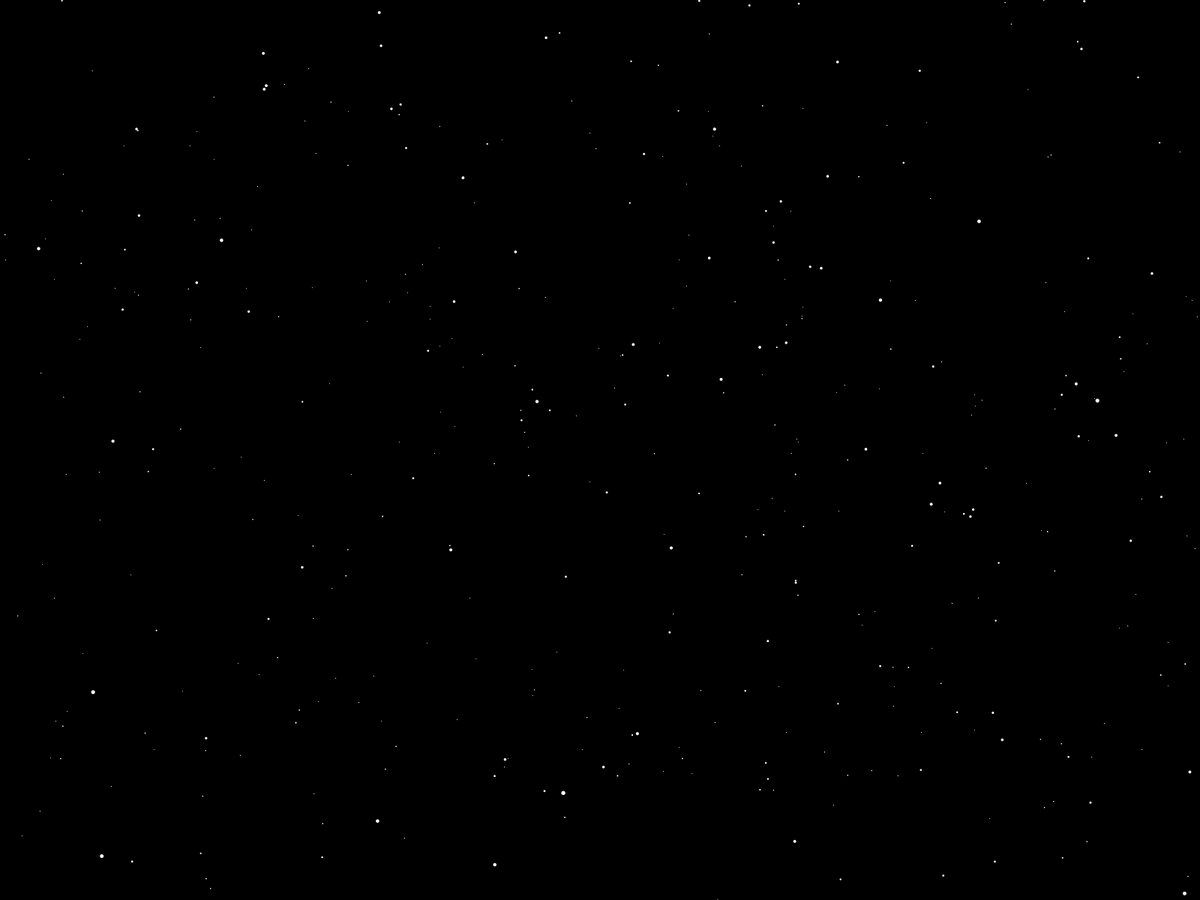
Frame 1 (no input)
Frame 60 (the mouse pressed at the canvas centre just before this capture): identical to frame 1, image omitted
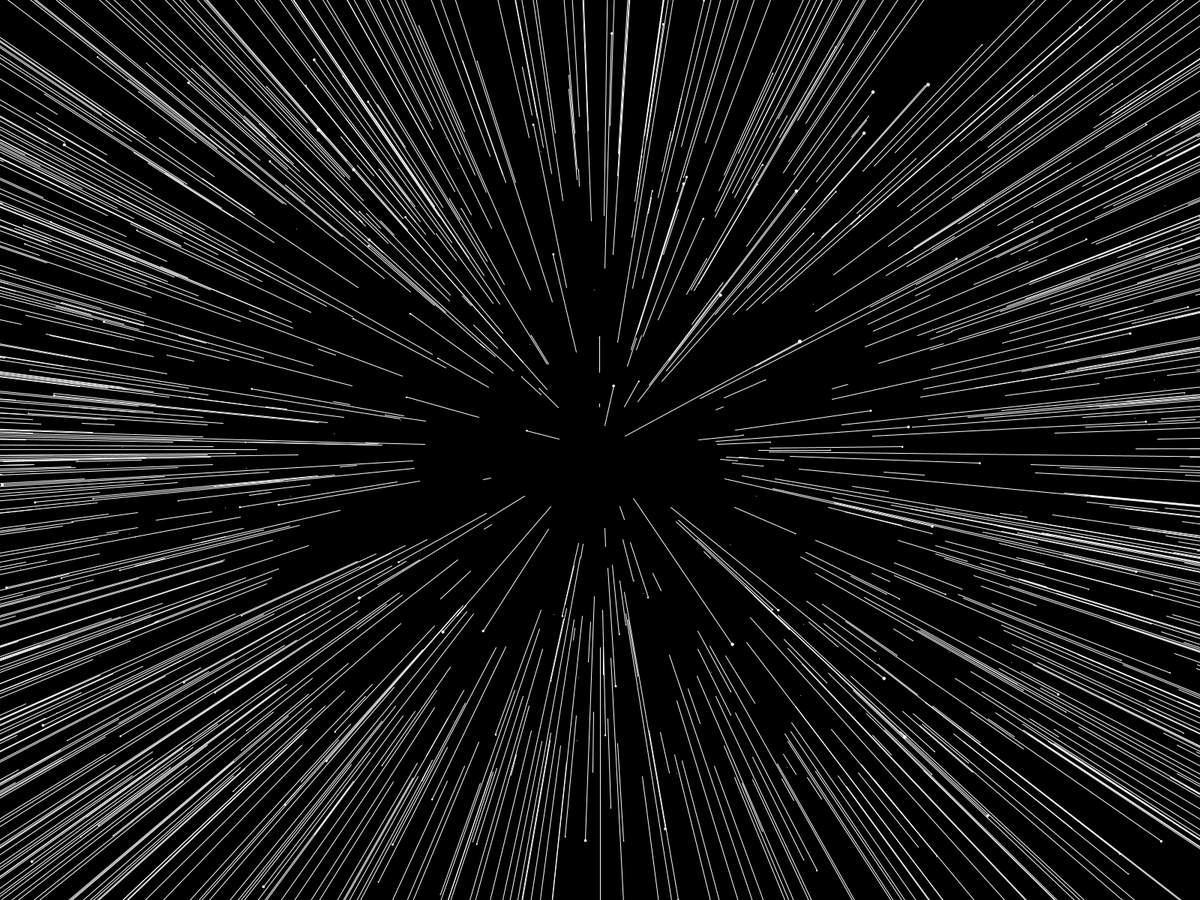
Frame 120 (the mouse held since frame 60 and released just before this capture)

The Processing sketch that drew these frames (run headless with seeded random() and noise(); from frame 60 on, the mouse is pressed at the canvas centre):

// Processing sketch: starfield
// ── starfield.pde
Star[] stars = new Star[1000];
float speed;

void setup() {
  //size(800, 800);
  fullScreen();
  for (int i = 0; i < stars.length; i++) {
    stars[i] = new Star();
  }
}

void draw() {
  speed = map(mouseX, 0, width, 0, 100);
  background(0);
  
  translate(width/2, height/2);
  
  for (int i = 0; i < stars.length; i++) {
    stars[i].update();
    stars[i].show();
  }
}
// ── star.pde
class Star {
  float x;
  float y;
  float z;

  float pz;
  
  Star() {
    x = random(-width/2, width/2);
    y = random(-height/2, height/2);
    z = random(width/2);
    pz = z;
  }

  void update() {
    z = z - speed;
    if (z < 1) {
      z = width/2;
      x = random(-width/2, width/2);
      y = random(-height/2, height/2);
      pz = z;
    }
  }

  void show() {
    fill(255);
    noStroke();
    
    float sx = map(x / z, 0, 1, 0, width/2);
    float sy = map(y / z, 0, 1, 0, height/2);

    float r = map(z, 0, width/2, 6, 0);
    
    ellipse(sx, sy, r, r);
    
    float px = map(x / pz, 0, 1, 0, width/2);
    float py = map(y / pz, 0, 1, 0, height/2);
    
    //pz = z;
    
    stroke(255);
    line(px, py, sx, sy);
  }
}
